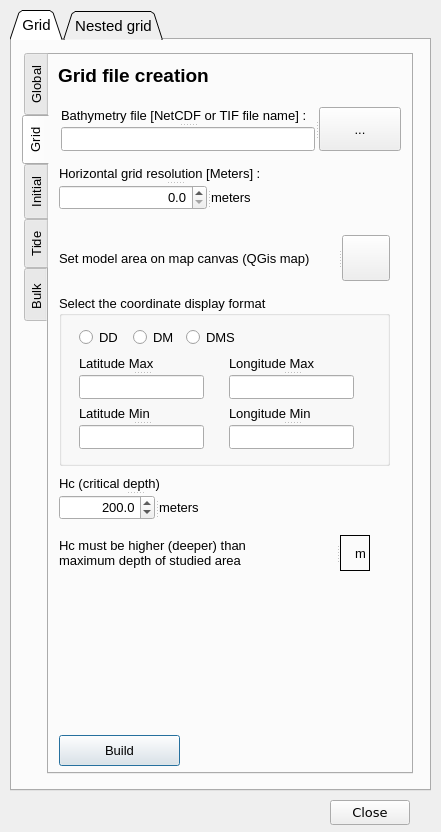
<?xml version="1.0" encoding="UTF-8"?>
<ui version="4.0">
 <class>qcrocoflow_crocogridDialogBase</class>
 <widget class="QDialog" name="qcrocoflow_crocogridDialogBase">
  <property name="geometry">
   <rect>
    <x>0</x>
    <y>0</y>
    <width>441</width>
    <height>832</height>
   </rect>
  </property>
  <property name="minimumSize">
   <size>
    <width>441</width>
    <height>832</height>
   </size>
  </property>
  <property name="maximumSize">
   <size>
    <width>441</width>
    <height>832</height>
   </size>
  </property>
  <property name="font">
   <font>
    <pointsize>7</pointsize>
   </font>
  </property>
  <property name="windowTitle">
   <string>qcrocoflow_crocogrid</string>
  </property>
  <property name="windowIcon">
   <iconset resource="../../resources.qrc">
    <normaloff>:/plugins/qcrocoflow/icons/iconsmall.png</normaloff>:/plugins/qcrocoflow/icons/iconsmall.png</iconset>
  </property>
  <property name="locale">
   <locale language="English" country="UnitedStates"/>
  </property>
  <widget class="QTabWidget" name="GridTabsWidget">
   <property name="geometry">
    <rect>
     <x>10</x>
     <y>10</y>
     <width>421</width>
     <height>781</height>
    </rect>
   </property>
   <property name="font">
    <font>
     <pointsize>11</pointsize>
    </font>
   </property>
   <property name="tabShape">
    <enum>QTabWidget::Triangular</enum>
   </property>
   <property name="currentIndex">
    <number>0</number>
   </property>
   <widget class="QWidget" name="forcingGridTab">
    <attribute name="title">
     <string>Grid</string>
    </attribute>
    <widget class="QTabWidget" name="gridTabWidget">
     <property name="enabled">
      <bool>true</bool>
     </property>
     <property name="geometry">
      <rect>
       <x>10</x>
       <y>13</y>
       <width>391</width>
       <height>721</height>
      </rect>
     </property>
     <property name="font">
      <font>
       <pointsize>10</pointsize>
      </font>
     </property>
     <property name="tabPosition">
      <enum>QTabWidget::West</enum>
     </property>
     <property name="currentIndex">
      <number>1</number>
     </property>
     <widget class="QWidget" name="globalgrid">
      <attribute name="title">
       <string>Global</string>
      </attribute>
      <widget class="QGraphicsView" name="scoordinatesGraphicsView">
       <property name="geometry">
        <rect>
         <x>19</x>
         <y>179</y>
         <width>321</width>
         <height>195</height>
        </rect>
       </property>
      </widget>
      <widget class="QSpinBox" name="verticalLayersSpinBox">
       <property name="geometry">
        <rect>
         <x>21</x>
         <y>145</y>
         <width>42</width>
         <height>27</height>
        </rect>
       </property>
       <property name="value">
        <number>10</number>
       </property>
      </widget>
      <widget class="QLabel" name="label_7">
       <property name="geometry">
        <rect>
         <x>80</x>
         <y>140</y>
         <width>181</width>
         <height>36</height>
        </rect>
       </property>
       <property name="font">
        <font>
         <pointsize>10</pointsize>
         <weight>50</weight>
         <italic>true</italic>
         <bold>false</bold>
        </font>
       </property>
       <property name="text">
        <string>This value must correspond to
the one given in PARAM.H (N)</string>
       </property>
      </widget>
      <widget class="QLabel" name="label_8">
       <property name="geometry">
        <rect>
         <x>19</x>
         <y>439</y>
         <width>321</width>
         <height>36</height>
        </rect>
       </property>
       <property name="font">
        <font>
         <pointsize>10</pointsize>
         <weight>75</weight>
         <bold>true</bold>
        </font>
       </property>
       <property name="frameShape">
        <enum>QFrame::Box</enum>
       </property>
       <property name="text">
        <string>This above graph is given for convenience
Put choosen parameters in respective files.</string>
       </property>
      </widget>
      <widget class="QLabel" name="label_5">
       <property name="geometry">
        <rect>
         <x>21</x>
         <y>121</y>
         <width>152</width>
         <height>18</height>
        </rect>
       </property>
       <property name="text">
        <string>Number of vertical levels</string>
       </property>
      </widget>
      <widget class="QSplitter" name="splitter_19">
       <property name="geometry">
        <rect>
         <x>247</x>
         <y>380</y>
         <width>69</width>
         <height>45</height>
        </rect>
       </property>
       <property name="orientation">
        <enum>Qt::Vertical</enum>
       </property>
       <widget class="QLabel" name="label_17">
        <property name="text">
         <string>Vtransform</string>
        </property>
       </widget>
       <widget class="QSpinBox" name="vtransformSpinBox">
        <property name="minimum">
         <number>1</number>
        </property>
        <property name="maximum">
         <number>2</number>
        </property>
        <property name="value">
         <number>2</number>
        </property>
       </widget>
      </widget>
      <widget class="QSplitter" name="splitter_18">
       <property name="geometry">
        <rect>
         <x>107</x>
         <y>380</y>
         <width>53</width>
         <height>45</height>
        </rect>
       </property>
       <property name="orientation">
        <enum>Qt::Vertical</enum>
       </property>
       <widget class="QLabel" name="label_4">
        <property name="text">
         <string>Theta B</string>
        </property>
       </widget>
       <widget class="QDoubleSpinBox" name="thetabDoubleSpinBox">
        <property name="alignment">
         <set>Qt::AlignCenter</set>
        </property>
        <property name="decimals">
         <number>2</number>
        </property>
        <property name="maximum">
         <double>4.000000000000000</double>
        </property>
        <property name="singleStep">
         <double>0.200000000000000</double>
        </property>
       </widget>
      </widget>
      <widget class="QSplitter" name="splitter_17">
       <property name="geometry">
        <rect>
         <x>20</x>
         <y>380</y>
         <width>61</width>
         <height>45</height>
        </rect>
       </property>
       <property name="orientation">
        <enum>Qt::Vertical</enum>
       </property>
       <widget class="QLabel" name="label_3">
        <property name="text">
         <string>Theta S</string>
        </property>
       </widget>
       <widget class="QDoubleSpinBox" name="thetasDoubleSpinBox">
        <property name="alignment">
         <set>Qt::AlignCenter</set>
        </property>
        <property name="decimals">
         <number>2</number>
        </property>
        <property name="maximum">
         <double>10.000000000000000</double>
        </property>
        <property name="singleStep">
         <double>0.500000000000000</double>
        </property>
       </widget>
      </widget>
      <widget class="QSplitter" name="splitter_14">
       <property name="geometry">
        <rect>
         <x>21</x>
         <y>41</y>
         <width>133</width>
         <height>45</height>
        </rect>
       </property>
       <property name="orientation">
        <enum>Qt::Vertical</enum>
       </property>
       <widget class="QLabel" name="label_14">
        <property name="font">
         <font>
          <pointsize>10</pointsize>
         </font>
        </property>
        <property name="text">
         <string>Start date</string>
        </property>
       </widget>
       <widget class="QDateEdit" name="datestart">
        <property name="displayFormat">
         <string>dd/MM/yyyy HH:MM</string>
        </property>
       </widget>
      </widget>
      <widget class="QSplitter" name="splitter_15">
       <property name="geometry">
        <rect>
         <x>207</x>
         <y>41</y>
         <width>133</width>
         <height>45</height>
        </rect>
       </property>
       <property name="orientation">
        <enum>Qt::Vertical</enum>
       </property>
       <widget class="QLabel" name="label_24">
        <property name="text">
         <string>End date</string>
        </property>
       </widget>
       <widget class="QDateEdit" name="dateend">
        <property name="displayFormat">
         <string>dd/MM/yyyy HH:MM</string>
        </property>
       </widget>
      </widget>
     </widget>
     <widget class="QWidget" name="grid">
      <attribute name="title">
       <string>Grid</string>
      </attribute>
      <widget class="QLabel" name="label_9">
       <property name="enabled">
        <bool>true</bool>
       </property>
       <property name="geometry">
        <rect>
         <x>9</x>
         <y>9</y>
         <width>181</width>
         <height>23</height>
        </rect>
       </property>
       <property name="font">
        <font>
         <family>MS Sans Serif</family>
         <pointsize>14</pointsize>
         <weight>75</weight>
         <bold>true</bold>
        </font>
       </property>
       <property name="text">
        <string>Grid file creation</string>
       </property>
      </widget>
      <widget class="QGroupBox" name="groupBox">
       <property name="geometry">
        <rect>
         <x>10</x>
         <y>240</y>
         <width>331</width>
         <height>171</height>
        </rect>
       </property>
       <property name="title">
        <string>Select the coordinate display format</string>
       </property>
       <widget class="QWidget" name="layoutWidget_7">
        <property name="geometry">
         <rect>
          <x>20</x>
          <y>30</y>
          <width>161</width>
          <height>26</height>
         </rect>
        </property>
        <layout class="QHBoxLayout" name="horizontalLayout">
         <item>
          <widget class="QRadioButton" name="ddButton">
           <property name="text">
            <string>DD</string>
           </property>
          </widget>
         </item>
         <item>
          <widget class="QRadioButton" name="dmButton">
           <property name="text">
            <string>DM</string>
           </property>
          </widget>
         </item>
         <item>
          <widget class="QRadioButton" name="dmsButton">
           <property name="text">
            <string>DMS</string>
           </property>
          </widget>
         </item>
        </layout>
       </widget>
       <widget class="QSplitter" name="splitter_4">
        <property name="geometry">
         <rect>
          <x>20</x>
          <y>60</y>
          <width>125</width>
          <height>44</height>
         </rect>
        </property>
        <property name="orientation">
         <enum>Qt::Vertical</enum>
        </property>
        <widget class="QLabel" name="lat_max_label">
         <property name="text">
          <string>Latitude Max</string>
         </property>
        </widget>
        <widget class="QLineEdit" name="latmaxLineEdit"/>
       </widget>
       <widget class="QSplitter" name="splitter_5">
        <property name="geometry">
         <rect>
          <x>170</x>
          <y>60</y>
          <width>125</width>
          <height>44</height>
         </rect>
        </property>
        <property name="orientation">
         <enum>Qt::Vertical</enum>
        </property>
        <widget class="QLabel" name="lon_max_label">
         <property name="text">
          <string>Longitude Max</string>
         </property>
        </widget>
        <widget class="QLineEdit" name="lonmaxLineEdit"/>
       </widget>
       <widget class="QSplitter" name="splitter_6">
        <property name="geometry">
         <rect>
          <x>20</x>
          <y>110</y>
          <width>125</width>
          <height>44</height>
         </rect>
        </property>
        <property name="orientation">
         <enum>Qt::Vertical</enum>
        </property>
        <widget class="QLabel" name="lat_min_label">
         <property name="text">
          <string>Latitude Min</string>
         </property>
        </widget>
        <widget class="QLineEdit" name="latminLineEdit"/>
       </widget>
       <widget class="QSplitter" name="splitter_7">
        <property name="geometry">
         <rect>
          <x>170</x>
          <y>110</y>
          <width>125</width>
          <height>44</height>
         </rect>
        </property>
        <property name="orientation">
         <enum>Qt::Vertical</enum>
        </property>
        <widget class="QLabel" name="lon_min_label">
         <property name="text">
          <string>Longitude Min</string>
         </property>
        </widget>
        <widget class="QLineEdit" name="lonminLineEdit"/>
       </widget>
      </widget>
      <widget class="QPushButton" name="gridexecuteButton">
       <property name="geometry">
        <rect>
         <x>10</x>
         <y>680</y>
         <width>121</width>
         <height>31</height>
        </rect>
       </property>
       <property name="text">
        <string>Build</string>
       </property>
      </widget>
      <widget class="QSplitter" name="splitter_3">
       <property name="geometry">
        <rect>
         <x>10</x>
         <y>110</y>
         <width>231</width>
         <height>45</height>
        </rect>
       </property>
       <property name="orientation">
        <enum>Qt::Vertical</enum>
       </property>
       <widget class="QLabel" name="label_22">
        <property name="font">
         <font>
          <pointsize>10</pointsize>
         </font>
        </property>
        <property name="text">
         <string>Horizontal grid resolution [Meters] : </string>
        </property>
       </widget>
       <widget class="QSplitter" name="splitter">
        <property name="orientation">
         <enum>Qt::Horizontal</enum>
        </property>
        <widget class="QDoubleSpinBox" name="dlDoubleSpin">
         <property name="locale">
          <locale language="English" country="UnitedStates"/>
         </property>
         <property name="alignment">
          <set>Qt::AlignRight|Qt::AlignTrailing|Qt::AlignVCenter</set>
         </property>
         <property name="decimals">
          <number>1</number>
         </property>
         <property name="maximum">
          <double>10000.000000000000000</double>
         </property>
        </widget>
        <widget class="QLabel" name="label_2">
         <property name="text">
          <string>meters</string>
         </property>
        </widget>
       </widget>
      </widget>
      <widget class="QSplitter" name="splitter_10">
       <property name="geometry">
        <rect>
         <x>10</x>
         <y>420</y>
         <width>151</width>
         <height>45</height>
        </rect>
       </property>
       <property name="orientation">
        <enum>Qt::Vertical</enum>
       </property>
       <widget class="QLabel" name="label_23">
        <property name="text">
         <string>Hc (critical depth)</string>
        </property>
       </widget>
       <widget class="QSplitter" name="splitter_9">
        <property name="orientation">
         <enum>Qt::Horizontal</enum>
        </property>
        <widget class="QDoubleSpinBox" name="criticalDepthDoubleSpinBox">
         <property name="alignment">
          <set>Qt::AlignRight|Qt::AlignTrailing|Qt::AlignVCenter</set>
         </property>
         <property name="decimals">
          <number>1</number>
         </property>
         <property name="maximum">
          <double>12000.000000000000000</double>
         </property>
         <property name="singleStep">
          <double>5.000000000000000</double>
         </property>
         <property name="value">
          <double>200.000000000000000</double>
         </property>
        </widget>
        <widget class="QLabel" name="label_27">
         <property name="text">
          <string>meters</string>
         </property>
        </widget>
       </widget>
      </widget>
      <widget class="QSplitter" name="splitter_11">
       <property name="geometry">
        <rect>
         <x>10</x>
         <y>480</y>
         <width>311</width>
         <height>36</height>
        </rect>
       </property>
       <property name="orientation">
        <enum>Qt::Horizontal</enum>
       </property>
       <widget class="QLabel" name="label_26">
        <property name="text">
         <string>Hc must be higher (deeper) than
maximum depth of studied area</string>
        </property>
       </widget>
       <widget class="QLabel" name="maxDepthLabel">
        <property name="frameShape">
         <enum>QFrame::Box</enum>
        </property>
        <property name="text">
         <string>m</string>
        </property>
        <property name="alignment">
         <set>Qt::AlignRight|Qt::AlignTrailing|Qt::AlignVCenter</set>
        </property>
       </widget>
      </widget>
      <widget class="QSplitter" name="splitter_13">
       <property name="geometry">
        <rect>
         <x>12</x>
         <y>52</y>
         <width>340</width>
         <height>44</height>
        </rect>
       </property>
       <property name="orientation">
        <enum>Qt::Horizontal</enum>
       </property>
       <widget class="QSplitter" name="splitter_12">
        <property name="orientation">
         <enum>Qt::Vertical</enum>
        </property>
        <widget class="QLabel" name="label_15">
         <property name="font">
          <font>
           <pointsize>10</pointsize>
          </font>
         </property>
         <property name="text">
          <string>Bathymetry file [NetCDF or TIF file name] : </string>
         </property>
        </widget>
        <widget class="QLineEdit" name="bathymetryFileLineEdit"/>
       </widget>
       <widget class="QPushButton" name="selecttopoButton">
        <property name="text">
         <string>...</string>
        </property>
       </widget>
      </widget>
      <widget class="QSplitter" name="splitter_8">
       <property name="geometry">
        <rect>
         <x>10</x>
         <y>180</y>
         <width>331</width>
         <height>46</height>
        </rect>
       </property>
       <property name="orientation">
        <enum>Qt::Horizontal</enum>
       </property>
       <widget class="QLabel" name="label_16">
        <property name="text">
         <string>Set model area on map canvas (QGis map)</string>
        </property>
       </widget>
       <widget class="QPushButton" name="selectzoneButton">
        <property name="text">
         <string/>
        </property>
        <property name="icon">
         <iconset resource="../../resources.qrc">
          <normaloff>:/plugins/qcrocoflow/icons/rectangle.png</normaloff>:/plugins/qcrocoflow/icons/rectangle.png</iconset>
        </property>
        <property name="iconSize">
         <size>
          <width>40</width>
          <height>40</height>
         </size>
        </property>
       </widget>
      </widget>
     </widget>
     <widget class="QWidget" name="initial">
      <attribute name="title">
       <string>Initial</string>
      </attribute>
      <widget class="QGroupBox" name="groupBox_4">
       <property name="geometry">
        <rect>
         <x>20</x>
         <y>70</y>
         <width>331</width>
         <height>81</height>
        </rect>
       </property>
       <property name="title">
        <string>Online initial conditions sources</string>
       </property>
       <widget class="QPushButton" name="initialCopernicusPushButton">
        <property name="geometry">
         <rect>
          <x>90</x>
          <y>40</y>
          <width>80</width>
          <height>25</height>
         </rect>
        </property>
        <property name="text">
         <string>Access...</string>
        </property>
       </widget>
       <widget class="QLabel" name="copernicusLogoLabel">
        <property name="geometry">
         <rect>
          <x>10</x>
          <y>30</y>
          <width>41</width>
          <height>41</height>
         </rect>
        </property>
        <property name="text">
         <string/>
        </property>
        <property name="pixmap">
         <pixmap resource="../../resources.qrc">:/plugins/qcrocoflow/icons/copernicusmarine.png</pixmap>
        </property>
        <property name="scaledContents">
         <bool>true</bool>
        </property>
       </widget>
      </widget>
      <widget class="QGroupBox" name="groupBox_5">
       <property name="geometry">
        <rect>
         <x>20</x>
         <y>160</y>
         <width>331</width>
         <height>91</height>
        </rect>
       </property>
       <property name="title">
        <string>Select local initial conditions file</string>
       </property>
       <widget class="QPushButton" name="selectLocalInitialFilePushButton">
        <property name="geometry">
         <rect>
          <x>222</x>
          <y>42</y>
          <width>30</width>
          <height>26</height>
         </rect>
        </property>
        <property name="text">
         <string>...</string>
        </property>
       </widget>
       <widget class="QLineEdit" name="localInitialFilelineEdit">
        <property name="geometry">
         <rect>
          <x>12</x>
          <y>42</y>
          <width>201</width>
          <height>26</height>
         </rect>
        </property>
       </widget>
      </widget>
      <widget class="QLabel" name="label_10">
       <property name="enabled">
        <bool>true</bool>
       </property>
       <property name="geometry">
        <rect>
         <x>20</x>
         <y>20</y>
         <width>216</width>
         <height>23</height>
        </rect>
       </property>
       <property name="font">
        <font>
         <family>MS Sans Serif</family>
         <pointsize>14</pointsize>
         <weight>75</weight>
         <bold>true</bold>
        </font>
       </property>
       <property name="text">
        <string>Initial condition  file</string>
       </property>
      </widget>
      <widget class="QPushButton" name="TidesexecuteButton_2">
       <property name="geometry">
        <rect>
         <x>10</x>
         <y>680</y>
         <width>121</width>
         <height>31</height>
        </rect>
       </property>
       <property name="text">
        <string>Build</string>
       </property>
      </widget>
     </widget>
     <widget class="QWidget" name="tide">
      <attribute name="title">
       <string>Tide</string>
      </attribute>
      <widget class="QPushButton" name="TPXO9pushButton">
       <property name="geometry">
        <rect>
         <x>310</x>
         <y>20</y>
         <width>31</width>
         <height>31</height>
        </rect>
       </property>
       <property name="text">
        <string>?</string>
       </property>
      </widget>
      <widget class="QPushButton" name="selectTPXO9Button">
       <property name="geometry">
        <rect>
         <x>140</x>
         <y>130</y>
         <width>191</width>
         <height>28</height>
        </rect>
       </property>
       <property name="text">
        <string>Select TPXO9 directory...</string>
       </property>
      </widget>
      <widget class="QLabel" name="label_6">
       <property name="geometry">
        <rect>
         <x>10</x>
         <y>90</y>
         <width>301</width>
         <height>20</height>
        </rect>
       </property>
       <property name="font">
        <font>
         <pointsize>9</pointsize>
        </font>
       </property>
       <property name="text">
        <string>Select your folder containing the TPXO9 files.</string>
       </property>
      </widget>
      <widget class="QPushButton" name="TidesexecuteButton">
       <property name="geometry">
        <rect>
         <x>10</x>
         <y>680</y>
         <width>121</width>
         <height>31</height>
        </rect>
       </property>
       <property name="text">
        <string>Build</string>
       </property>
      </widget>
      <widget class="QGroupBox" name="harminicToUseGroupBox">
       <property name="geometry">
        <rect>
         <x>10</x>
         <y>170</y>
         <width>331</width>
         <height>481</height>
        </rect>
       </property>
       <property name="title">
        <string>Select harmonics to use:</string>
       </property>
      </widget>
      <widget class="QLabel" name="tpxoStatusLabel">
       <property name="geometry">
        <rect>
         <x>10</x>
         <y>60</y>
         <width>251</width>
         <height>21</height>
        </rect>
       </property>
       <property name="text">
        <string/>
       </property>
      </widget>
      <widget class="QLabel" name="label_12">
       <property name="enabled">
        <bool>true</bool>
       </property>
       <property name="geometry">
        <rect>
         <x>20</x>
         <y>20</y>
         <width>258</width>
         <height>23</height>
        </rect>
       </property>
       <property name="font">
        <font>
         <family>MS Sans Serif</family>
         <pointsize>14</pointsize>
         <weight>75</weight>
         <bold>true</bold>
        </font>
       </property>
       <property name="text">
        <string>Tides forcing conditions</string>
       </property>
      </widget>
      <widget class="QLabel" name="label">
       <property name="geometry">
        <rect>
         <x>20</x>
         <y>120</y>
         <width>91</width>
         <height>41</height>
        </rect>
       </property>
       <property name="text">
        <string/>
       </property>
       <property name="pixmap">
        <pixmap resource="../../resources.qrc">:/plugins/qcrocoflow/icons/tpxo9.gif</pixmap>
       </property>
       <property name="scaledContents">
        <bool>true</bool>
       </property>
      </widget>
     </widget>
     <widget class="QWidget" name="bulk">
      <attribute name="title">
       <string>Bulk </string>
      </attribute>
      <widget class="QPushButton" name="BulkexecuteButton">
       <property name="geometry">
        <rect>
         <x>10</x>
         <y>680</y>
         <width>121</width>
         <height>31</height>
        </rect>
       </property>
       <property name="text">
        <string>Build</string>
       </property>
      </widget>
      <widget class="QLabel" name="label_11">
       <property name="enabled">
        <bool>true</bool>
       </property>
       <property name="geometry">
        <rect>
         <x>20</x>
         <y>30</y>
         <width>183</width>
         <height>23</height>
        </rect>
       </property>
       <property name="font">
        <font>
         <family>MS Sans Serif</family>
         <pointsize>14</pointsize>
         <weight>75</weight>
         <bold>true</bold>
        </font>
       </property>
       <property name="text">
        <string>Bulk file creation</string>
       </property>
      </widget>
      <widget class="QGroupBox" name="groupBox_6">
       <property name="geometry">
        <rect>
         <x>20</x>
         <y>100</y>
         <width>321</width>
         <height>181</height>
        </rect>
       </property>
       <property name="title">
        <string>ERA5 based conditions</string>
       </property>
       <widget class="QPushButton" name="ERA5pushButton">
        <property name="geometry">
         <rect>
          <x>280</x>
          <y>40</y>
          <width>31</width>
          <height>28</height>
         </rect>
        </property>
        <property name="text">
         <string>?</string>
        </property>
       </widget>
       <widget class="QLabel" name="ECMWFLabel">
        <property name="geometry">
         <rect>
          <x>10</x>
          <y>30</y>
          <width>121</width>
          <height>31</height>
         </rect>
        </property>
        <property name="text">
         <string/>
        </property>
        <property name="pixmap">
         <pixmap resource="../../resources.qrc">:/plugins/qcrocoflow/icons/ecmwf.png</pixmap>
        </property>
        <property name="scaledContents">
         <bool>true</bool>
        </property>
       </widget>
       <widget class="QSplitter" name="splitter_2">
        <property name="geometry">
         <rect>
          <x>10</x>
          <y>80</y>
          <width>151</width>
          <height>81</height>
         </rect>
        </property>
        <property name="orientation">
         <enum>Qt::Vertical</enum>
        </property>
        <widget class="QPushButton" name="ERA5dwlButton">
         <property name="text">
          <string>Dowload...</string>
         </property>
        </widget>
        <widget class="QLabel" name="label_13">
         <property name="text">
          <string>or</string>
         </property>
        </widget>
        <widget class="QPushButton" name="selectERA5Button">
         <property name="text">
          <string>Select folder... </string>
         </property>
        </widget>
       </widget>
      </widget>
     </widget>
    </widget>
   </widget>
   <widget class="QWidget" name="childGribTab">
    <attribute name="title">
     <string>Nested grid</string>
    </attribute>
    <widget class="QLineEdit" name="lineEdit_5">
     <property name="geometry">
      <rect>
       <x>10</x>
       <y>316</y>
       <width>245</width>
       <height>22</height>
      </rect>
     </property>
    </widget>
    <widget class="QSpinBox" name="hmin_b_2">
     <property name="geometry">
      <rect>
       <x>10</x>
       <y>205</y>
       <width>245</width>
       <height>22</height>
      </rect>
     </property>
    </widget>
    <widget class="QLabel" name="label_18">
     <property name="geometry">
      <rect>
       <x>10</x>
       <y>159</y>
       <width>245</width>
       <height>39</height>
      </rect>
     </property>
     <property name="text">
      <string>Minimum depth [m] : </string>
     </property>
    </widget>
    <widget class="QPushButton" name="Select_topo_2">
     <property name="geometry">
      <rect>
       <x>10</x>
       <y>281</y>
       <width>245</width>
       <height>28</height>
      </rect>
     </property>
     <property name="text">
      <string>Sélectionner le fichier Topo</string>
     </property>
    </widget>
    <widget class="QLabel" name="label_19">
     <property name="geometry">
      <rect>
       <x>10</x>
       <y>8</y>
       <width>245</width>
       <height>39</height>
      </rect>
     </property>
     <property name="text">
      <string>Child grid file name :</string>
     </property>
    </widget>
    <widget class="QLabel" name="label_20">
     <property name="geometry">
      <rect>
       <x>10</x>
       <y>83</y>
       <width>245</width>
       <height>40</height>
      </rect>
     </property>
     <property name="text">
      <string>Child grid resolution [degree] : </string>
     </property>
    </widget>
    <widget class="QLabel" name="label_21">
     <property name="geometry">
      <rect>
       <x>10</x>
       <y>234</y>
       <width>245</width>
       <height>40</height>
      </rect>
     </property>
     <property name="text">
      <string>Topofile for child grid  [netcdf or tif file name] : </string>
     </property>
    </widget>
    <widget class="QDoubleSpinBox" name="dl_b_2">
     <property name="geometry">
      <rect>
       <x>10</x>
       <y>130</y>
       <width>245</width>
       <height>22</height>
      </rect>
     </property>
     <property name="locale">
      <locale language="English" country="UnitedStates"/>
     </property>
    </widget>
    <widget class="QPushButton" name="valide_coord_2">
     <property name="geometry">
      <rect>
       <x>130</x>
       <y>860</y>
       <width>121</width>
       <height>28</height>
      </rect>
     </property>
     <property name="text">
      <string>Valider les coord</string>
     </property>
    </widget>
    <widget class="QPushButton" name="select_zone_b_2">
     <property name="geometry">
      <rect>
       <x>10</x>
       <y>380</y>
       <width>245</width>
       <height>28</height>
      </rect>
     </property>
     <property name="text">
      <string>Sélectionner votre zone d'étude </string>
     </property>
    </widget>
    <widget class="QLineEdit" name="lineEdit_7">
     <property name="geometry">
      <rect>
       <x>10</x>
       <y>46</y>
       <width>245</width>
       <height>22</height>
      </rect>
     </property>
    </widget>
    <widget class="QGroupBox" name="groupBox_3">
     <property name="geometry">
      <rect>
       <x>20</x>
       <y>420</y>
       <width>311</width>
       <height>211</height>
      </rect>
     </property>
     <property name="title">
      <string>Select the coordinate display format</string>
     </property>
     <widget class="QWidget" name="layoutWidget">
      <property name="geometry">
       <rect>
        <x>160</x>
        <y>70</y>
        <width>144</width>
        <height>60</height>
       </rect>
      </property>
      <layout class="QVBoxLayout" name="verticalLayout_5">
       <item>
        <widget class="QLabel" name="lat_max_label_2">
         <property name="text">
          <string>Latitude Max</string>
         </property>
        </widget>
       </item>
       <item>
        <widget class="QLineEdit" name="lat_max_value_2"/>
       </item>
      </layout>
     </widget>
     <widget class="QWidget" name="layoutWidget">
      <property name="geometry">
       <rect>
        <x>10</x>
        <y>70</y>
        <width>144</width>
        <height>60</height>
       </rect>
      </property>
      <layout class="QVBoxLayout" name="verticalLayout_4">
       <item>
        <widget class="QLabel" name="lat_min_label_2">
         <property name="text">
          <string>Latitude Min</string>
         </property>
        </widget>
       </item>
       <item>
        <widget class="QLineEdit" name="lat_min_value_2"/>
       </item>
      </layout>
     </widget>
     <widget class="QWidget" name="layoutWidget">
      <property name="geometry">
       <rect>
        <x>160</x>
        <y>140</y>
        <width>144</width>
        <height>60</height>
       </rect>
      </property>
      <layout class="QVBoxLayout" name="verticalLayout_7">
       <item>
        <widget class="QLabel" name="lon_max_label_2">
         <property name="text">
          <string>Longitude Max</string>
         </property>
        </widget>
       </item>
       <item>
        <widget class="QLineEdit" name="lon_max_value_2"/>
       </item>
      </layout>
     </widget>
     <widget class="QWidget" name="layoutWidget">
      <property name="geometry">
       <rect>
        <x>10</x>
        <y>140</y>
        <width>144</width>
        <height>60</height>
       </rect>
      </property>
      <layout class="QVBoxLayout" name="verticalLayout_6">
       <item>
        <widget class="QLabel" name="lon_min_label_2">
         <property name="text">
          <string>Longitude Min</string>
         </property>
        </widget>
       </item>
       <item>
        <widget class="QLineEdit" name="lon_min_value_2"/>
       </item>
      </layout>
     </widget>
     <widget class="QWidget" name="layoutWidget">
      <property name="geometry">
       <rect>
        <x>11</x>
        <y>30</y>
        <width>181</width>
        <height>30</height>
       </rect>
      </property>
      <layout class="QHBoxLayout" name="horizontalLayout_2">
       <item>
        <widget class="QRadioButton" name="DD_B_2">
         <property name="text">
          <string>DD</string>
         </property>
        </widget>
       </item>
       <item>
        <widget class="QRadioButton" name="DM_B_2">
         <property name="text">
          <string>DM</string>
         </property>
        </widget>
       </item>
       <item>
        <widget class="QRadioButton" name="DMS_B_2">
         <property name="text">
          <string>DMS</string>
         </property>
        </widget>
       </item>
      </layout>
     </widget>
    </widget>
   </widget>
  </widget>
  <widget class="QPushButton" name="mainDialogCloseButton">
   <property name="geometry">
    <rect>
     <x>330</x>
     <y>800</y>
     <width>80</width>
     <height>25</height>
    </rect>
   </property>
   <property name="font">
    <font>
     <family>DejaVu Sans</family>
     <pointsize>10</pointsize>
    </font>
   </property>
   <property name="text">
    <string>Close</string>
   </property>
  </widget>
 </widget>
 <connections>
  <connection>
   <sender>mainDialogCloseButton</sender>
   <signal>clicked()</signal>
   <receiver>qcrocoflow_crocogridDialogBase</receiver>
   <slot>close()</slot>
   <hints>
    <hint type="sourcelabel">
     <x>327</x>
     <y>694</y>
    </hint>
    <hint type="destinationlabel">
     <x>245</x>
     <y>699</y>
    </hint>
   </hints>
  </connection>
 </connections>
</ui>
